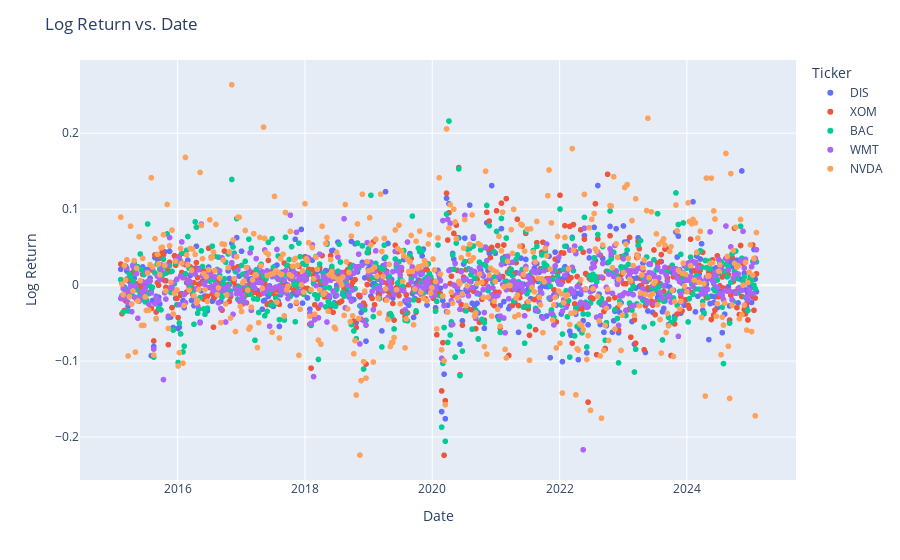

Notebook cell for this chart:
### Code cell
figure4 = px.scatter(subdf, x=subdf.index, y='Log Return', color='Ticker')
figure4.update_layout(title='Log Return vs. Date')
figure4.show()

### Figure 1 — Plotly figure (JSON) as saved in the notebook; plotly's stock layout.template omitted (floating-point values rounded to 4 significant figures; data arrays with more than 128 entries replaced by an {"elided": "..."} marker saying what was removed)
{"data": [{"hovertemplate": "Ticker=DIS<br>Date=%{x}<br>Log Return=%{y}<extra></extra>", "legendgroup": "DIS", "marker": {"color": "#636efa", "symbol": "circle"}, "mode": "markers", "name": "DIS", "showlegend": true, "type": "scattergl", "x": {"elided": "523 str values"}, "xaxis": "x", "y": {"elided": "523 float values"}, "yaxis": "y"}, {"hovertemplate": "Ticker=XOM<br>Date=%{x}<br>Log Return=%{y}<extra></extra>", "legendgroup": "XOM", "marker": {"color": "#EF553B", "symbol": "circle"}, "mode": "markers", "name": "XOM", "showlegend": true, "type": "scattergl", "x": {"elided": "523 str values"}, "xaxis": "x", "y": {"elided": "523 float values"}, "yaxis": "y"}, {"hovertemplate": "Ticker=BAC<br>Date=%{x}<br>Log Return=%{y}<extra></extra>", "legendgroup": "BAC", "marker": {"color": "#00cc96", "symbol": "circle"}, "mode": "markers", "name": "BAC", "showlegend": true, "type": "scattergl", "x": {"elided": "523 str values"}, "xaxis": "x", "y": {"elided": "523 float values"}, "yaxis": "y"}, {"hovertemplate": "Ticker=WMT<br>Date=%{x}<br>Log Return=%{y}<extra></extra>", "legendgroup": "WMT", "marker": {"color": "#ab63fa", "symbol": "circle"}, "mode": "markers", "name": "WMT", "showlegend": true, "type": "scattergl", "x": {"elided": "523 str values"}, "xaxis": "x", "y": {"elided": "523 float values"}, "yaxis": "y"}, {"hovertemplate": "Ticker=NVDA<br>Date=%{x}<br>Log Return=%{y}<extra></extra>", "legendgroup": "NVDA", "marker": {"color": "#FFA15A", "symbol": "circle"}, "mode": "markers", "name": "NVDA", "showlegend": true, "type": "scattergl", "x": {"elided": "522 str values"}, "xaxis": "x", "y": {"elided": "522 float values"}, "yaxis": "y"}], "layout": {"legend": {"title": {"text": "Ticker"}, "tracegroupgap": 0}, "margin": {"t": 60}, "title": {"text": "Log Return vs. Date"}, "xaxis": {"anchor": "y", "domain": [0, 1], "title": {"text": "Date"}}, "yaxis": {"anchor": "x", "domain": [0, 1], "title": {"text": "Log Return"}}}}
